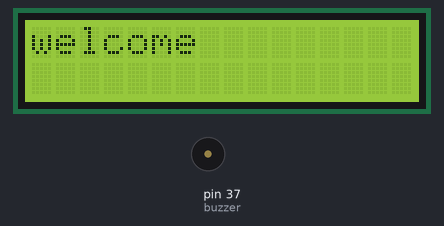
Recording of a program running on a simulated Raspberry Pi (header pin numbers). On the bench: 16×2 character LCD, buzzer (waves = sounding, pin HIGH). Pins used as bus, display or sensor lines are not drawn.

Above: at 0.1 s.
At 1.2 s:
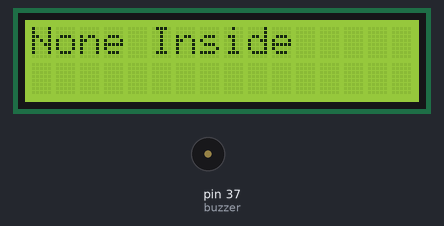

The program:

IR_Sensor_-_Counter.py
```python
import time
import RPi.GPIO as GPIO
GPIO.setmode(GPIO.BOARD)
GPIO.setwarnings(False)


'''
define pin for lcd
'''
# Timing constants
E_PULSE = 0.0005
E_DELAY = 0.0005
delay = 1
buzzer=37
GPIO.setup(buzzer, GPIO.OUT)

# Define GPIO to LCD mapping
LCD_RS = 7
LCD_E  = 11
LCD_D4 = 12
LCD_D5 = 13
LCD_D6 = 15
LCD_D7 = 16
IR_Sensor = 18
GPIO.setup(LCD_E, GPIO.OUT)  # E
GPIO.setup(LCD_RS, GPIO.OUT) # RS
GPIO.setup(LCD_D4, GPIO.OUT) # DB4
GPIO.setup(LCD_D5, GPIO.OUT) # DB5
GPIO.setup(LCD_D6, GPIO.OUT) # DB6

GPIO.setup(LCD_D7, GPIO.OUT) # DB7
GPIO.setup(IR_Sensor, GPIO.IN) # DB7
# Define some device constants
LCD_WIDTH = 16    # Maximum characters per line
LCD_CHR = True
LCD_CMD = False
LCD_LINE_1 = 0x80 # LCD RAM address for the 1st line
LCD_LINE_2 = 0xC0 # LCD RAM address for the 2nd line

'''
Function Name :lcd_init()
Function Description : this function is used to initialized lcd by sending the different commands
'''
def lcd_init():
  # Initialise display
  lcd_byte(0x33,LCD_CMD) # 110011 Initialise
  lcd_byte(0x32,LCD_CMD) # 110010 Initialise
  lcd_byte(0x06,LCD_CMD) # 000110 Cursor move direction
  lcd_byte(0x0C,LCD_CMD) # 001100 Display On,Cursor Off, Blink Off
  lcd_byte(0x28,LCD_CMD) # 101000 Data length, number of lines, font size
  lcd_byte(0x01,LCD_CMD) # 000001 Clear display
  time.sleep(E_DELAY)
'''
Function Name :lcd_byte(bits ,mode)
Fuction Name :the main purpose of this function to convert the byte data into bit and send to lcd port
'''
def lcd_byte(bits, mode):
  # Send byte to data pins
  # bits = data
  # mode = True  for character
  #        False for command

  GPIO.output(LCD_RS, mode) # RS

  # High bits
  GPIO.output(LCD_D4, False)
  GPIO.output(LCD_D5, False)
  GPIO.output(LCD_D6, False)
  GPIO.output(LCD_D7, False)
  if bits&0x10==0x10:
    GPIO.output(LCD_D4, True)
  if bits&0x20==0x20:
    GPIO.output(LCD_D5, True)
  if bits&0x40==0x40:
    GPIO.output(LCD_D6, True)
  if bits&0x80==0x80:
    GPIO.output(LCD_D7, True)

  # Toggle 'Enable' pin
  lcd_toggle_enable()

  # Low bits
  GPIO.output(LCD_D4, False)
  GPIO.output(LCD_D5, False)
  GPIO.output(LCD_D6, False)
  GPIO.output(LCD_D7, False)
  if bits&0x01==0x01:
    GPIO.output(LCD_D4, True)
  if bits&0x02==0x02:
    GPIO.output(LCD_D5, True)
  if bits&0x04==0x04:
    GPIO.output(LCD_D6, True)
  if bits&0x08==0x08:
    GPIO.output(LCD_D7, True)

  # Toggle 'Enable' pin
  lcd_toggle_enable()
'''
Function Name : lcd_toggle_enable()
Function Description:basically this is used to toggle Enable pin
'''
def lcd_toggle_enable():
  # Toggle enable
  time.sleep(E_DELAY)
  GPIO.output(LCD_E, True)
  time.sleep(E_PULSE)
  GPIO.output(LCD_E, False)
  time.sleep(E_DELAY)
'''
Function Name :lcd_string(message,line)
Function  Description :print the data on lcd
'''
def lcd_string(message,line):
  # Send string to display

  message = message.ljust(LCD_WIDTH," ")

  lcd_byte(line, LCD_CMD)

  for i in range(LCD_WIDTH):
    lcd_byte(ord(message[i]),LCD_CHR)

lcd_init()
lcd_string("welcome ",LCD_LINE_1)
time.sleep(1)
# Define delay between readings
delay = 5
count = 0

while 1:
  # Print out results
  if GPIO.input(IR_Sensor):
   count = count + 1
   print("People inside room: " , count)
   lcd_string("Person Detected",LCD_LINE_1)
   time.sleep(0.5)
   lcd_string("--",LCD_LINE_1)
   time.sleep(0.5)
   if(count % 25 == 0):
     lcd_string("Room Full",LCD_LINE_1)
     print("Room Filled, moving on to another Room")
     time.sleep(0.5)
  else:
    lcd_string("None Inside",LCD_LINE_1)
    time.sleep(0.5)
```

Measured:
- what the display in image 0 shows lasts 1.0 s, from 0.1 s to 1.1 s
